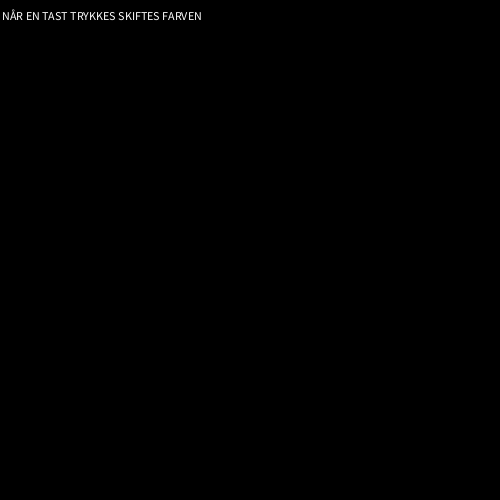
Frame 1 (no input)
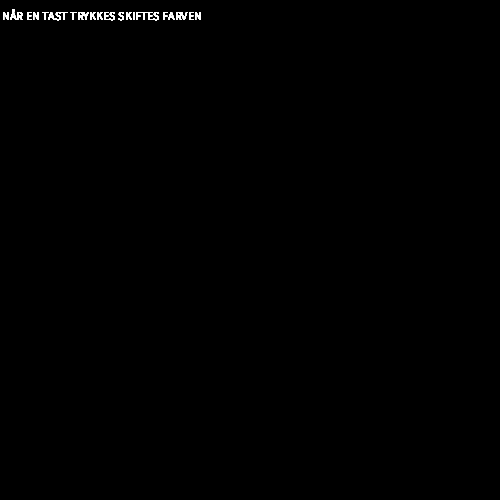
Frame 60 (the mouse pressed at the canvas centre just before this capture)
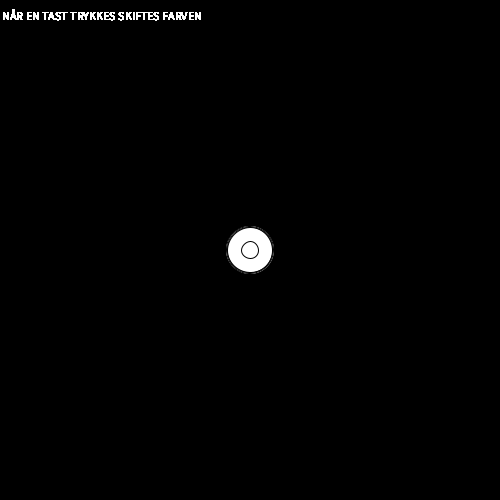
Frame 120 (the mouse held since frame 60 and released just before this capture)

The Processing sketch that drew these frames (run headless with seeded random() and noise(); from frame 60 on, the mouse is pressed at the canvas centre):

// Processing sketch: opg
// ── opg.pde
void setup() {
  size(500, 500);
  background(0);
}
void draw() {
text("NÅR EN TAST TRYKKES SKIFTES FARVEN",2,20);
  if (mousePressed == true) {
    circle(mouseX, mouseY, random(10,50));
    if (keyPressed == true)
        fill(random(255),random(255),random(255));

  }
}
